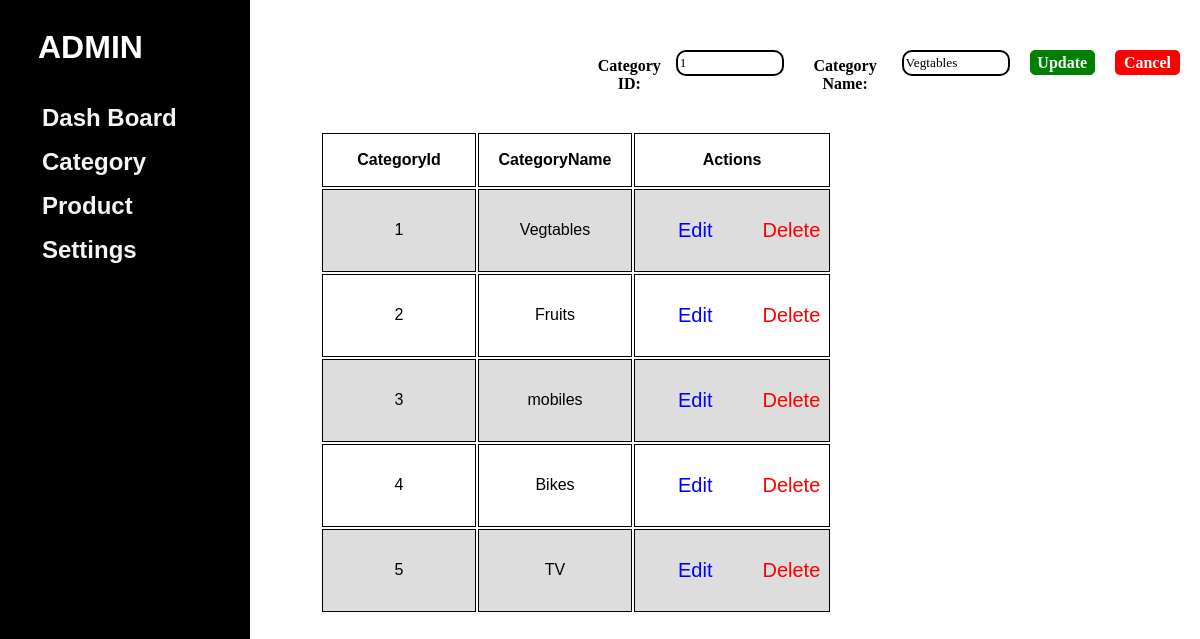
Screenshot of /category.php?edit=1 with the database file from the repository.
### tables this page shows
CREATE TABLE `category` (
  `CategoryId` int(255) NOT NULL,
  `CategoryName` varchar(255) NOT NULL
);

### category.php (the view, shortened to what this page needs)
<?php
$con = mysqli_connect("localhost", "root", "", "user");
?>
<!DOCTYPE html>
<html>
<head>
</head>
<body>
<?php include "side_menu.php"; ?>
<div class="main-content">
<?php
if (isset($_GET['edit'])) {
    $ID = $_GET['edit'];
    $sql = "SELECT * FROM category WHERE CategoryId='$ID'";
    $result = $con->query($sql);
    if ($result->num_rows > 0) {
        $row = $result->fetch_assoc();
?>
        <form action="category.php" method="post" id="update">
        <h6>Category ID:</h6>
            <input type="text" name="ID" value="<?php echo $row['CategoryId']; ?>" readonly>
            <h6>Category Name:</h6>
            <input type="text" name="Name" value="<?php echo $row['CategoryName']; ?>" required>
            <button type="submit" name="UPDATE">Update</button>
            <button type="submit" name="Cancel" id='cancel' onclick="location.href='category.php'">Cancel</button>
        </form>
<?php
    }
}
?>
<table>
    <tr>
        <th>CategoryId</th>
        <th>CategoryName</th>
        <th>Actions</th>
    </tr>
    <?php
    $view = "SELECT * FROM category ORDER BY CategoryId ASC";
    $result = $con->query($view);
    if ($result !== false && $result->num_rows > 0) {
        while ($row = $result->fetch_assoc()) {
    ?>
            <tr>
                <td><?php echo $row['CategoryId']; ?></td>
                <td><?php echo $row['CategoryName']; ?></td>
                <td>
                    <div class="change">
                        <p class="edit"><a href="category.php?edit=<?php echo $row['CategoryId']; ?>" style="color: blue;">Edit</a></p>
                        <p class="delete"><a href="#" onclick="deleteCategory('<?php echo $row['CategoryId']; ?>')" style="color: red;">Delete</a></p>
                    </div>
                </td>
            </tr>
    <?php
        }
    } else {
        echo "<tr><td colspan='3'>No categories found</td></tr>";
    }
    ?>
</table>
</div>
</body>
</html>

### category.php (style rules this page uses)
body { margin-left: 400px; }
td, th { width: 150px; height: 50px; text-align: center; border: 1px solid black; }
tr:nth-child(even) { background-color: #dddddd; }
form { display: flex; margin-left: 62%; }
#update { display: flex; margin-left: 30%; }
h6 { margin-left: 10px; color: black; font-size: 16px; font-family: 'poppins'; text-align: center; }
input { margin-bottom: 10px; margin-left: 5px; margin-top: 30px; height: 20px; width: 100px; border: 2px solid black; border-radius: 10px; font-family: 'poppins'; }
.edit { font-size: 20px; color: red; }
.change { display: flex; }
.delete { color: red; font-size: 20px; text-decoration: none !important; }
#cancel { margin-left: 20px; margin-top: 30px; width: 70px; height: 25px; background-color: red; border: 1px red; font-size: 16px; border-radius: 5px; color: white; font-weight: bolder; cursor: pointer; }
button { margin-left: 20px; margin-top: 30px; width: 70px; height: 25px; background-color: green; border: 1px solid green; font-size: 16px; border-radius: 5px; color: white; font-family: "Times New Roman"; font-weight: bolder; cursor: pointer; }

### side_menu.php (style rules this page uses)
body { font-family: Arial, sans-serif; margin: 0; padding: 0; box-sizing: border-box; }
a { display: block; margin-left: 10px; padding: 8px 8px 8px 32px; text-decoration: none; cursor: pointer; color: whitesmoke; transition: background 0.3s; }
.main-content { margin-left: 300px; padding: 20px; transition: margin-left 0.3s ease; }

### rows the page displays
category: ID "1", Name "Vegtables", CategoryId "1", CategoryName "Vegtables"
category: CategoryId "2", CategoryName "Fruits"
category: CategoryId "3", CategoryName "mobiles"
category: CategoryId "4", CategoryName "Bikes"
category: CategoryId "5", CategoryName "TV"
